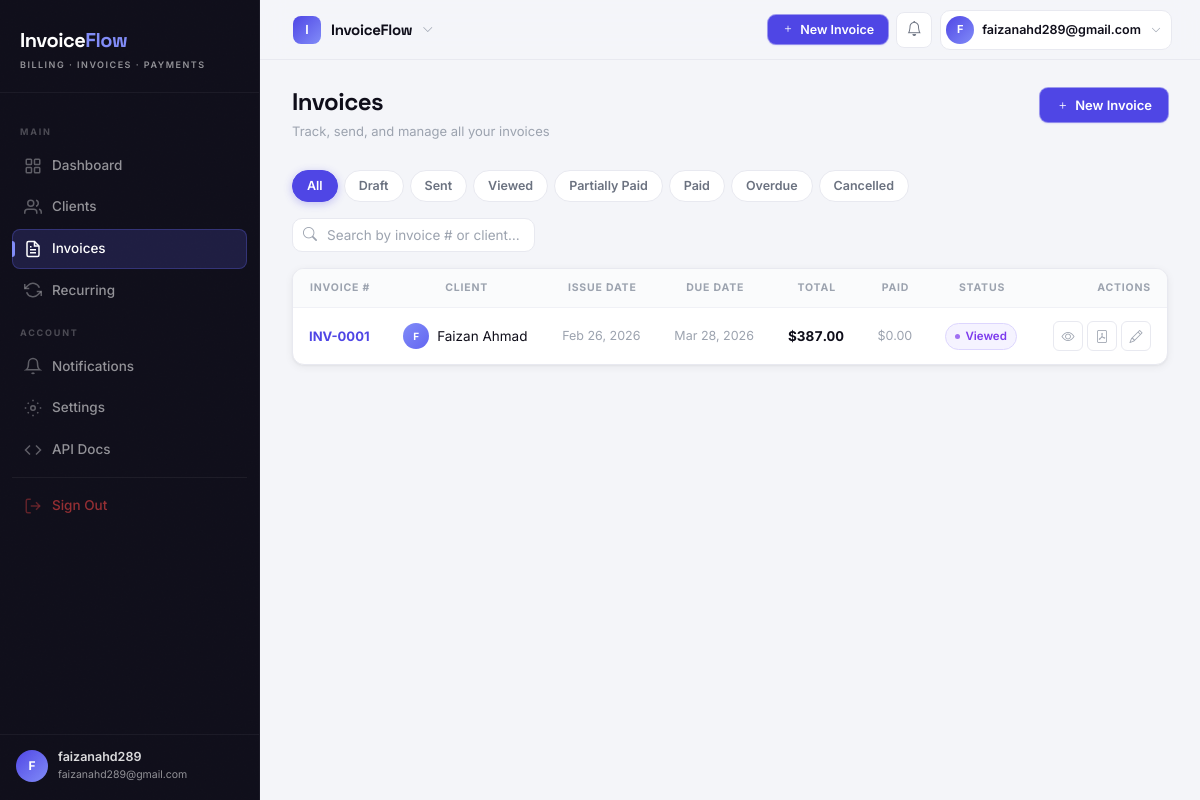
The app's page /invoices/ (signed in) with its own data.
### accounts/models.py (models this page shows, shortened)
class User(AbstractUser):
    id = models.UUIDField(primary_key=True, default=uuid.uuid4, editable=False)
    email = models.EmailField(unique=True)
    avatar = models.ImageField(upload_to='avatars/', null=True, blank=True)
    is_email_verified = models.BooleanField(default=False)
    totp_secret = models.CharField(max_length=64, blank=True, default='')
    totp_enabled = models.BooleanField(default=False)
    created_at = models.DateTimeField(auto_now_add=True)
    updated_at = models.DateTimeField(auto_now=True)
    USERNAME_FIELD = 'email'
    REQUIRED_FIELDS = ['username']
    class Meta:
        verbose_name = 'User'
        verbose_name_plural = 'Users'

### invoices/models.py (models this page shows, shortened)
class Invoice(models.Model):
    STATUS_DRAFT = 'draft'
    STATUS_SENT = 'sent'
    STATUS_VIEWED = 'viewed'
    STATUS_PARTIALLY_PAID = 'partially_paid'
    STATUS_PAID = 'paid'
    STATUS_OVERDUE = 'overdue'
    STATUS_CANCELLED = 'cancelled'
    STATUS_CHOICES = [
        (STATUS_DRAFT, 'Draft'),
        (STATUS_SENT, 'Sent'),
        (STATUS_VIEWED, 'Viewed'),
        (STATUS_PARTIALLY_PAID, 'Partially Paid'),
        (STATUS_PAID, 'Paid'),
        (STATUS_OVERDUE, 'Overdue'),
        (STATUS_CANCELLED, 'Cancelled'),
    ]
    id = models.UUIDField(primary_key=True, default=uuid.uuid4, editable=False)
    organization = models.ForeignKey(
        Organization, on_delete=models.CASCADE, related_name='invoices',
    )
    client = models.ForeignKey(
        Client, on_delete=models.PROTECT, related_name='invoices',
    )
    invoice_number = models.CharField(max_length=50)
    status = models.CharField(max_length=20, choices=STATUS_CHOICES, default=STATUS_DRAFT)
    issue_date = models.DateField(default=timezone.now)
    due_date = models.DateField()
    subtotal = models.DecimalField(max_digits=12, decimal_places=2, default=0)
    discount_amount = models.DecimalField(max_digits=12, decimal_places=2, default=0)
    tax_amount = models.DecimalField(max_digits=12, decimal_places=2, default=0)
    total = models.DecimalField(max_digits=12, decimal_places=2, default=0)
    amount_paid = models.DecimalField(max_digits=12, decimal_places=2, default=0)
    notes = models.TextField(blank=True)
    terms = models.TextField(blank=True)
    pdf_file = models.FileField(upload_to='invoices/pdfs/', null=True, blank=True)
    stripe_payment_intent = models.CharField(max_length=200, blank=True)
    viewed_at = models.DateTimeField(null=True, blank=True)
    sent_at = models.DateTimeField(null=True, blank=True)
    created_at = models.DateTimeField(auto_now_add=True)
    updated_at = models.DateTimeField(auto_now=True)
    class Meta:
        verbose_name = 'Invoice'
        ordering = ['-created_at']
        unique_together = ('organization', 'invoice_number')
    @property
    def is_overdue(self):
        from datetime import date
        return (
            self.status not in [self.STATUS_PAID, self.STATUS_CANCELLED]
            and self.due_date < date.today()
        )

### clients/models.py (models this page shows, shortened)
class Client(models.Model):
    id = models.UUIDField(primary_key=True, default=uuid.uuid4, editable=False)
    organization = models.ForeignKey(
        Organization,
        on_delete=models.CASCADE,
        related_name='clients',
    )
    name = models.CharField(max_length=200)
    email = models.EmailField()
    phone = models.CharField(max_length=20, blank=True)
    billing_address = models.TextField(blank=True)
    currency = models.CharField(max_length=3, default='USD')
    tax_id = models.CharField(max_length=50, blank=True, verbose_name='VAT / Tax ID')
    notes = models.TextField(blank=True, help_text='Internal notes — not shown on invoices')
    is_active = models.BooleanField(default=True)
    created_at = models.DateTimeField(auto_now_add=True)
    updated_at = models.DateTimeField(auto_now=True)
    class Meta:
        verbose_name = 'Client'
        ordering = ['name']

### invoices/views.py (the view)
# urls.py: path('', views.invoice_list, name='list'),
@login_required
def invoice_list(request):
    org = get_org(request)
    qs = Invoice.objects.filter(organization=org).select_related('client')
    status_filter = request.GET.get('status', '')
    q = request.GET.get('q', '')
    if status_filter:
        qs = qs.filter(status=status_filter)
    if q:
        qs = qs.filter(Q(invoice_number__icontains=q) | Q(client__name__icontains=q))
    return render(request, 'invoices/list.html', {
        'invoices': qs, 'status_filter': status_filter, 'q': q,
        'statuses': Invoice.STATUS_CHOICES,
    })

### invoices/views.py (called while the page is built)
def get_org(request):
    m = request.user.memberships.select_related('organization').first()
    return m.organization if m else None

### templates/invoices/list.html (shortened to what this page needs)
{% extends 'base.html' %}
{% block content %}
<div class="page-header">
  <div class="page-header-left">
    <h1 class="page-title">Invoices</h1>
    <p class="page-subtitle">Track, send, and manage all your invoices</p>
  </div>
  <div class="page-header-actions">
    <a href="{% url 'invoices:create' %}" class="btn btn-primary"><i class="bi bi-plus"></i> New Invoice</a>
  </div>
</div>
<div class="filter-tabs">
  <a href="{% url 'invoices:list' %}" class="filter-tab {% if not status_filter %}active{% endif %}">All</a>
  {% for val, label in statuses %}
  <a href="?status={{ val }}" class="filter-tab {% if status_filter == val %}active{% endif %}">{{ label }}</a>
  {% endfor %}
</div>
<form method="get" style="display:flex;align-items:center;gap:12px;margin-bottom:16px;">
  <div class="search-wrap" style="margin-bottom:0">
    <input type="text" name="q" value="{{ q }}" class="search-input" placeholder="Search by invoice # or client…">
  </div>
</form>
<div class="data-table-wrap">
  <table class="data-table">
    <thead><tr>
      <th>Invoice #</th>
      <th>Client</th>
      <th>Issue Date</th>
      <th>Due Date</th>
      <th>Total</th>
      <th>Paid</th>
      <th>Status</th>
      <th class="col-actions">Actions</th>
    </tr></thead>
    <tbody>
      {% for inv in invoices %}
      <tr>
        <td>
          <a href="{% url 'invoices:detail' inv.pk %}" class="col-primary" style="font-weight:700;font-size:13px;">{{ inv.invoice_number }}</a>
        </td>
        <td>
          <div style="display:flex;align-items:center;gap:8px;">
            <div style="width:26px;height:26px;border-radius:50%;background:linear-gradient(135deg,#818cf8,#6366f1);display:flex;align-items:center;justify-content:center;font-size:10px;font-weight:700;color:#fff;flex-shrink:0;">{{ inv.client.name|first|upper }}</div>
            {{ inv.client.name }}
          </div>
        </td>
        <td class="col-muted">{{ inv.issue_date|date:"M d, Y" }}</td>
        <td class="{% if inv.is_overdue %}text-danger{% else %}col-muted{% endif %}" style="font-weight:{% if inv.is_overdue %}600{% else %}400{% endif %};">
          {{ inv.due_date|date:"M d, Y" }}
        </td>
        <td class="col-amount" style="font-weight:700;">${{ inv.total|floatformat:2 }}</td>
        <td class="col-muted">${{ inv.amount_paid|floatformat:2 }}</td>
        <td><span class="status-badge status-{{ inv.status }}">{{ inv.get_status_display }}</span></td>
        <td class="col-actions">
          <div class="row-actions">
            <a href="{% url 'invoices:detail' inv.pk %}" class="btn-row" title="View"><i class="bi bi-eye"></i></a>
            <a href="{% url 'invoices:pdf' inv.pk %}" class="btn-row" title="PDF"><i class="bi bi-file-pdf"></i></a>
            <a href="{% url 'invoices:update' inv.pk %}" class="btn-row" title="Edit"><i class="bi bi-pencil"></i></a>
          </div>
        </td>
      </tr>
      {% endfor %}
    </tbody>
  </table>
</div>
{% endblock %}

### templates/base.html (shortened to what this page needs)
<!DOCTYPE html>
<html lang="en">
<head>
  <link rel="stylesheet" href="https://cdn.jsdelivr.net/npm/bootstrap-icons@1.11.3/font/bootstrap-icons.min.css">
  {% load static %}
  <link rel="stylesheet" href="{% static 'css/invoiceflow.css' %}">
</head>
<body>
<aside class="sidebar" id="sidebar">
  <div class="sidebar-brand">
    <div class="brand-text">Invoice<span>Flow</span></div>
    <div class="brand-tag">Billing · Invoices · Payments</div>
  </div>
  <nav class="sidebar-nav">
    <div class="sidebar-section-label">Main</div>
    <a href="{% url 'dashboard:dashboard' %}" class="{% if request.resolver_match.namespace == 'dashboard' %}active{% endif %}">
      <svg class="nav-icon" fill="none" viewBox="0 0 24 24" stroke="currentColor" stroke-width="2">
        <rect x="3" y="3" width="7" height="7" rx="1"/><rect x="14" y="3" width="7" height="7" rx="1"/>
        <rect x="3" y="14" width="7" height="7" rx="1"/><rect x="14" y="14" width="7" height="7" rx="1"/>
      </svg>
      Dashboard
    </a>
    <a href="{% url 'clients:list' %}" class="{% if request.resolver_match.namespace == 'clients' %}active{% endif %}">
      <svg class="nav-icon" fill="none" viewBox="0 0 24 24" stroke="currentColor" stroke-width="2">
        <path d="M17 21v-2a4 4 0 0 0-4-4H5a4 4 0 0 0-4 4v2"/><circle cx="9" cy="7" r="4"/>
        <path d="M23 21v-2a4 4 0 0 0-3-3.87"/><path d="M16 3.13a4 4 0 0 1 0 7.75"/>
      </svg>
      Clients
    </a>
    <a href="{% url 'invoices:list' %}" class="{% if request.resolver_match.namespace == 'invoices' %}active{% endif %}">
      <svg class="nav-icon" fill="none" viewBox="0 0 24 24" stroke="currentColor" stroke-width="2">
        <path d="M14 2H6a2 2 0 0 0-2 2v16a2 2 0 0 0 2 2h12a2 2 0 0 0 2-2V8z"/>
        <polyline points="14 2 14 8 20 8"/><line x1="16" y1="13" x2="8" y2="13"/><line x1="16" y1="17" x2="8" y2="17"/><polyline points="10 9 9 9 8 9"/>
      </svg>
      Invoices
    </a>
    <a href="{% url 'recurring:list' %}" class="{% if request.resolver_match.namespace == 'recurring' %}active{% endif %}">
      <svg class="nav-icon" fill="none" viewBox="0 0 24 24" stroke="currentColor" stroke-width="2">
        <polyline points="1 4 1 10 7 10"/><polyline points="23 20 23 14 17 14"/>
        <path d="M20.49 9A9 9 0 0 0 5.64 5.64L1 10m22 4-4.64 4.36A9 9 0 0 1 3.51 15"/>
      </svg>
      Recurring
    </a>
    <div class="sidebar-section-label">Account</div>
    <a href="{% url 'notifications:list' %}" class="{% if request.resolver_match.namespace == 'notifications' %}active{% endif %}">
      <svg class="nav-icon" fill="none" viewBox="0 0 24 24" stroke="currentColor" stroke-width="2">
        <path d="M18 8A6 6 0 0 0 6 8c0 7-3 9-3 9h18s-3-2-3-9"/>
        <path d="M13.73 21a2 2 0 0 1-3.46 0"/>
      </svg>
      Notifications
    </a>
    <a href="{% url 'organizations:settings' %}" class="{% if request.resolver_match.namespace == 'organizations' %}active{% endif %}">
      <svg class="nav-icon" fill="none" viewBox="0 0 24 24" stroke="currentColor" stroke-width="2">
        <circle cx="12" cy="12" r="3"/>
        <path d="M19.07 4.93l-1.41 1.41M4.93 4.93l1.41 1.41M4.93 19.07l1.41-1.41M19.07 19.07l-1.41-1.41M1 12h2M21 12h2M12 1v2M12 21v2"/>
      </svg>
      Settings
    </a>
    <a href="/api/docs/" target="_blank">
      <svg class="nav-icon" fill="none" viewBox="0 0 24 24" stroke="currentColor" stroke-width="2">
        <polyline points="16 18 22 12 16 6"/><polyline points="8 6 2 12 8 18"/>
      </svg>
      API Docs
    </a>
    <hr style="border:none;border-top:1px solid rgba(255,255,255,0.06);margin:8px 0;">
    <a href="{% url 'account_logout' %}" class="nav-signout">
      <svg class="nav-icon" fill="none" viewBox="0 0 24 24" stroke="currentColor" stroke-width="2">
        <path d="M9 21H5a2 2 0 0 1-2-2V5a2 2 0 0 1 2-2h4"/>
        <polyline points="16 17 21 12 16 7"/><line x1="21" y1="12" x2="9" y2="12"/>
      </svg>
      Sign Out
    </a>
  </nav>
  <div class="sidebar-footer">
    <div class="sidebar-user">
      <div class="sidebar-avatar">{{ request.user.email|first|upper }}</div>
      <div class="sidebar-user-info">
        <div class="sidebar-user-name">{{ request.user.get_full_name|default:request.user.username }}</div>
        <div class="sidebar-user-email">{{ request.user.email }}</div>
      </div>
    </div>
  </div>
</aside>
<header class="topbar">
  <div style="display:flex;align-items:center;gap:12px;">
    <div class="topbar-org-switcher">
      <button class="topbar-org-btn" onclick="document.getElementById('org-dropdown').classList.toggle('show')">
        <div class="org-avatar">{% if org %}{{ org.name|first|upper }}{% else %}I{% endif %}</div>
        <span class="org-name">{% if org %}{{ org.name }}{% else %}InvoiceFlow{% endif %}</span>
        <i class="bi bi-chevron-down"></i>
      </button>
    </div>
  </div>
  <div class="topbar-actions">
    <a href="{% url 'invoices:create' %}" class="btn btn-primary" style="padding:6px 14px;font-size:12.5px;">
      <i class="bi bi-plus"></i> New Invoice
    </a>
    <a href="{% url 'notifications:list' %}" class="btn-icon" title="Notifications">
      <i class="bi bi-bell"></i>
    </a>
    <a href="{% url 'organizations:settings' %}" class="topbar-user-btn">
      <div class="topbar-user-avatar">{{ request.user.email|first|upper }}</div>
      <span class="topbar-user-name">{{ request.user.email|truncatechars:22 }}</span>
      <i class="bi bi-chevron-down" style="font-size:10px;color:var(--text-muted);margin-left:2px;"></i>
    </a>
  </div>
</header>
<main class="main-content">
  <div class="page-container">
    {% block content %}{% endblock %}
  </div>
</main>
</body>
</html>

### records on screen
User: user.email|first "F", user.get_full_name "faizanahd289", user.email "faizanahd289@gmail.com"
Invoice: invoice_number "INV-0001", client.name|first "F", client.name "Faizan Ahmad", issue_date "Feb 26, 2026", due_date "Mar 28, 2026", total "387.00", amount_paid "0.00", status "Viewed"

### other values on screen
{{ label }} "Draft" "Sent" "Viewed" "Partially Paid" "Paid" "Overdue" "Cancelled"
